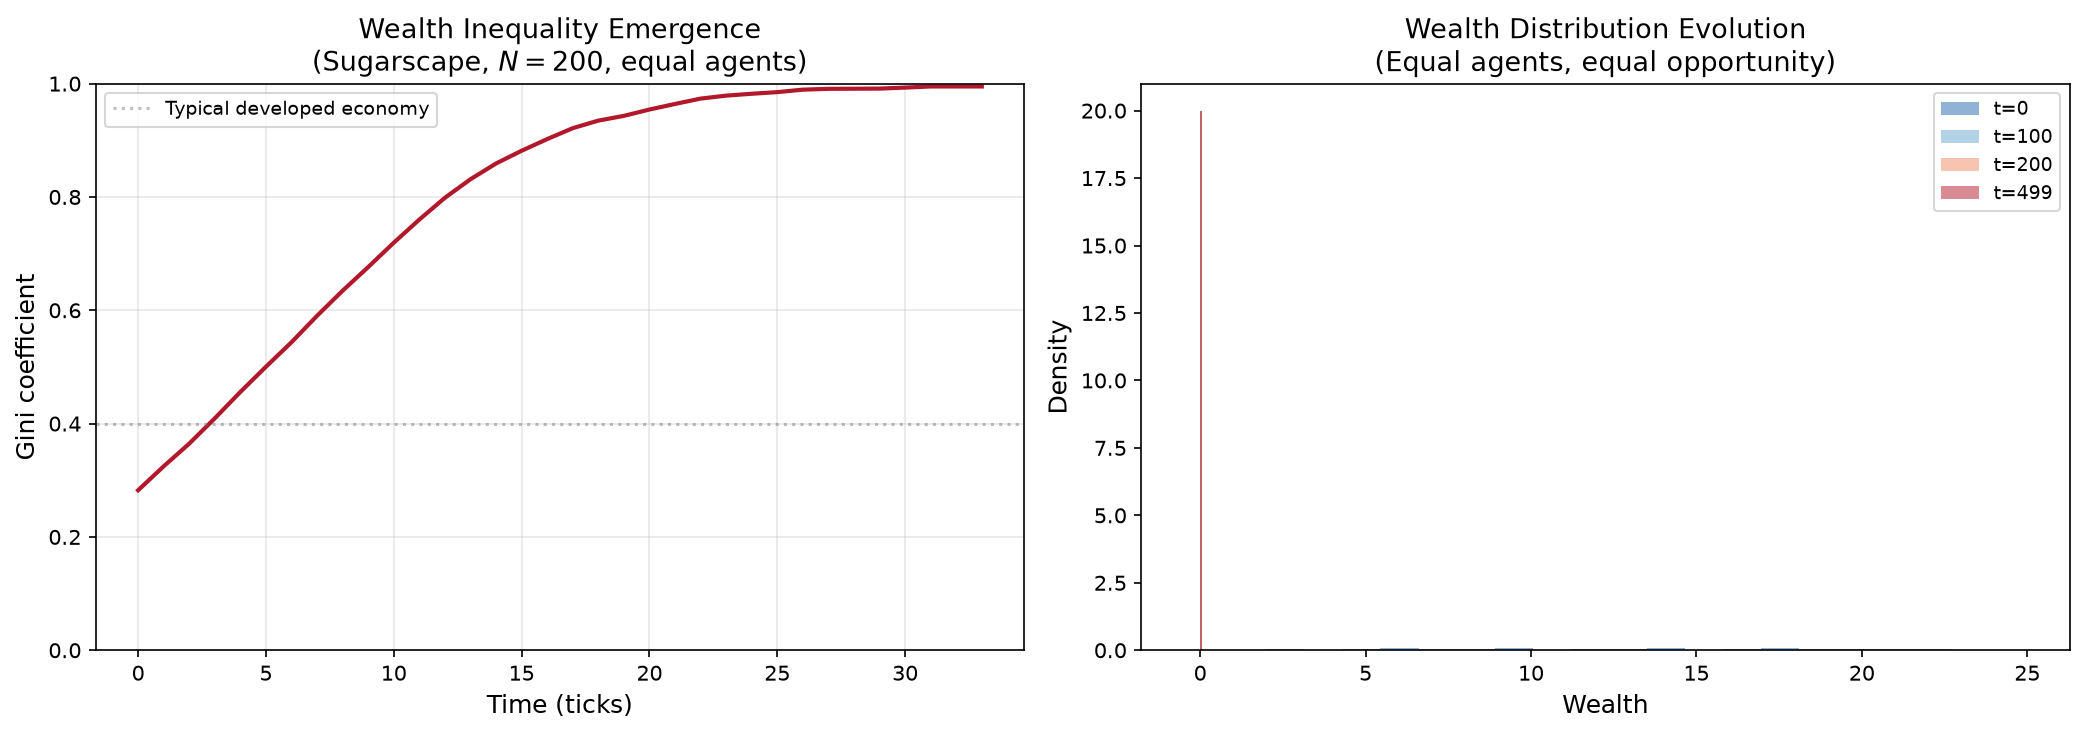

Python code for this plot:
"""
Sugarscape Model: Wealth Inequality (Gini Coefficient) Dynamics
Shows how inequality emerges from identical agents on equal-opportunity landscapes.

Based on:
- Epstein & Axtell (1996) "Growing Artificial Societies"
- Stevenson (2022) "Dynamics of wealth inequality in simple artificial societies"
- Masumori & Ikegami (2025) "LLM Agents in Sugarscape-Style Simulation"
"""
import numpy as np
import matplotlib.pyplot as plt

np.random.seed(42)

def sugarscape_sim(N_agents=200, grid_size=50, vision_range=4, metabolism=3,
                   sugar_growth_rate=1, max_sugar=4, n_steps=500):
    """Minimal Sugarscape simulation."""
    # Initialize landscape with sugar peaks
    grid = np.zeros((grid_size, grid_size))
    # Two sugar peaks (like original Sugarscape)
    for cx, cy, radius in [(15, 15, 12), (35, 35, 12)]:
        for x in range(grid_size):
            for y in range(grid_size):
                dist = np.sqrt((x - cx)**2 + (y - cy)**2)
                grid[x, y] += max(0, max_sugar - int(dist * max_sugar / radius))
    grid = np.clip(grid, 0, max_sugar)
    max_grid = grid.copy()

    # Place agents randomly
    positions = []
    wealth = []
    for _ in range(N_agents):
        while True:
            x, y = np.random.randint(0, grid_size, 2)
            if (x, y) not in positions:
                break
        positions.append((x, y))
        wealth.append(np.random.randint(5, 25))

    gini_history = []
    wealth_distributions = []

    for step in range(n_steps):
        # Random activation order
        order = np.random.permutation(N_agents)
        for idx in order:
            x, y = positions[idx]
            # Look around within vision
            best_val = -1
            best_pos = (x, y)
            for dx in range(-vision_range, vision_range + 1):
                for dy in range(-vision_range, vision_range + 1):
                    if dx == 0 and dy == 0:
                        continue
                    nx, ny = (x + dx) % grid_size, (y + dy) % grid_size
                    if grid[nx, ny] > best_val:
                        best_val = grid[nx, ny]
                        best_pos = (nx, ny)

            # Move to best location
            old_x, old_y = positions[idx]
            grid[old_x, old_y] = 0  # consume sugar at old location
            positions[idx] = best_pos
            wealth[idx] += grid[best_pos[0], best_pos[1]] - metabolism
            grid[best_pos[0], best_pos[1]] = 0

        # Regrow sugar
        grid = np.minimum(grid + sugar_growth_rate, max_grid)

        # Calculate Gini coefficient
        w = np.array([max(0, wi) for wi in wealth])
        w_sorted = np.sort(w)
        n = len(w_sorted)
        cumsum = np.cumsum(w_sorted)
        gini = (2 * np.sum((np.arange(1, n+1) * w_sorted)) - (n + 1) * np.sum(w_sorted)) / (n * np.sum(w_sorted))
        gini_history.append(gini)

        if step % 100 == 0 or step == n_steps - 1:
            wealth_distributions.append(w.copy())

    return gini_history, wealth_distributions

# Run simulation
gini_hist, wealth_dists = sugarscape_sim()

fig, axes = plt.subplots(1, 2, figsize=(14, 5))

# Left panel: Gini coefficient over time
ax = axes[0]
ax.plot(gini_hist, color='#b2182b', linewidth=2)
ax.set_xlabel('Time (ticks)', fontsize=12)
ax.set_ylabel('Gini coefficient', fontsize=12)
ax.set_title('Wealth Inequality Emergence\n(Sugarscape, $N=200$, equal agents)', fontsize=13)
ax.set_ylim(0, 1)
ax.axhline(y=0.4, color='gray', linestyle=':', alpha=0.5, label='Typical developed economy')
ax.legend(fontsize=9)
ax.grid(True, alpha=0.3)

# Right panel: Wealth distribution at different times
ax2 = axes[1]
colors = ['#2166ac', '#67a9cf', '#ef8a62', '#b2182b']
time_labels = ['t=0', 't=100', 't=200', 't=499']
for i, (wd, label) in enumerate(zip(wealth_dists, time_labels)):
    ax2.hist(wd, bins=20, alpha=0.5, color=colors[i], label=label, density=True)

ax2.set_xlabel('Wealth', fontsize=12)
ax2.set_ylabel('Density', fontsize=12)
ax2.set_title('Wealth Distribution Evolution\n(Equal agents, equal opportunity)', fontsize=13)
ax2.legend(fontsize=9)

plt.tight_layout()
plt.savefig('/home/err/spaces/Truth/docs/research/culture/img/sugarscape_inequality.png', dpi=150, bbox_inches='tight')
print("Saved: sugarscape_inequality.png")
